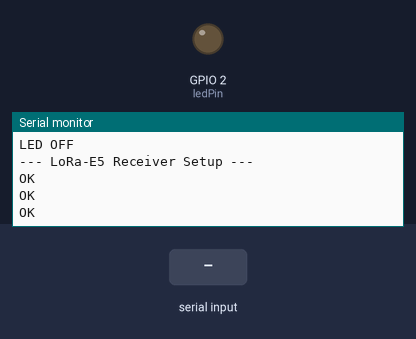
Simulated run of this sketch. Board: ESP32-C6. Parts: output pins drawn as LEDs (lit = HIGH), the last lines printed to the serial monitor. The inputs (shaded band) are chosen by the test bench. The modem accepts every AT command (registered, SIM ready, sends succeed) and sends nothing else.

Above: at 4.2 s.
4.3 s: "BTN:1\n" received over the second serial link
At 5.3 s:
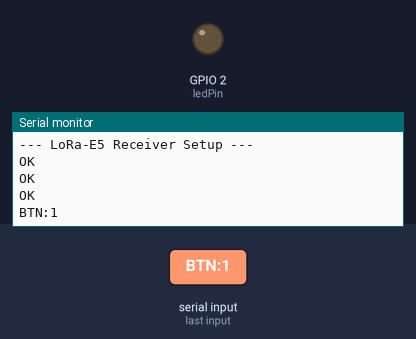
5.8 s: "90,45\n" received over the second serial link
At 6.4 s:
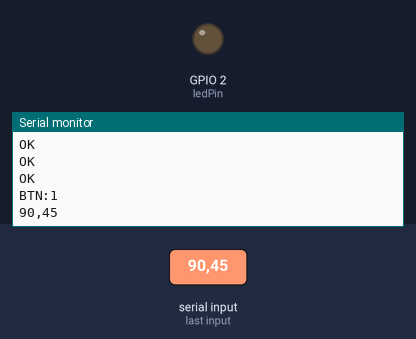
7.3 s: "5\n" received over the second serial link
At 8.8 s:
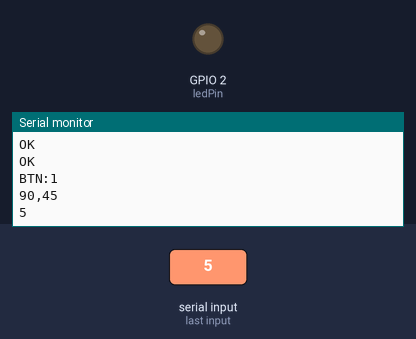

Measured:
- after the input at 4.3 s, the serial monitor: prints a new line at once (image 1)
- after the input at 5.8 s, the serial monitor: prints a new line at once (image 2)
- after the input at 7.3 s, the serial monitor: prints a new line at once (image 3)

The sketch:

receiver.ino
```cpp
#include <Arduino.h>

#define LORA_RX_PIN D7
#define LORA_TX_PIN D6

const int ledPin = 2;   // Pin D10 na XIAO ESP32-C6
const int freq = 30000;
const int res = 10;     // 10-bit rozliseni (0-1023)

bool ledOn = false;

void initLoRa();
void startListening();
void handleLoRaData();
void setLed(bool on);

void setup() {
  Serial.begin(115200);

  if (ledcAttach(ledPin, freq, res)) {
    Serial.println("PWM pro LED/MOSFET pripraveno");
  }
  setLed(false);

  initLoRa();
  startListening();
}

void loop() {
  handleLoRaData();
}

void initLoRa() {
  Serial1.begin(9600, SERIAL_8N1, LORA_RX_PIN, LORA_TX_PIN);
  delay(2000);

  Serial.println("--- LoRa-E5 Receiver Setup ---");
  Serial1.println("AT+MODE=TEST");
  delay(500);
  // Musi odpovidat konfiguraci na vysilaci (transmitter.ino)
  Serial1.println("AT+TEST=RFCFG,868,SF7,125,12,15,14,ON,OFF,OFF");
  delay(500);
}

void startListening() {
  Serial1.println("AT+TEST=RXLRPKT");
}

void handleLoRaData() {
  static String line = "";

  while (Serial1.available()) {
    char c = Serial1.read();
    Serial.write(c);

    if (c == '\n') {
      line.trim();

      int rxIndex = line.indexOf("+TEST: RX \"");
      if (rxIndex != -1) {
        int hexStart = rxIndex + strlen("+TEST: RX \"");
        int hexEnd = line.indexOf('"', hexStart);

        if (hexEnd != -1) {
          String hexPayload = line.substring(hexStart, hexEnd);
          String message = "";

          for (int i = 0; i + 1 < hexPayload.length(); i += 2) {
            String byteStr = hexPayload.substring(i, i + 2);
            char decoded = (char) strtol(byteStr.c_str(), nullptr, 16);
            message += decoded;
          }

          Serial.print("[RECEIVED] -> ");
          Serial.println(message);

          if (message == "BTN:1") {
            ledOn = !ledOn;
            setLed(ledOn);
          }
        }

        // Modul se po prijeti paketu vraci do standby, znovu spustime naslouchani
        startListening();
      }

      line = "";
    } else if (c != '\r') {
      line += c;
    }
  }
}

void setLed(bool on) {
  ledcWrite(ledPin, on ? 1023 : 0);
  Serial.print("LED ");
  Serial.println(on ? "ON" : "OFF");
}
```
